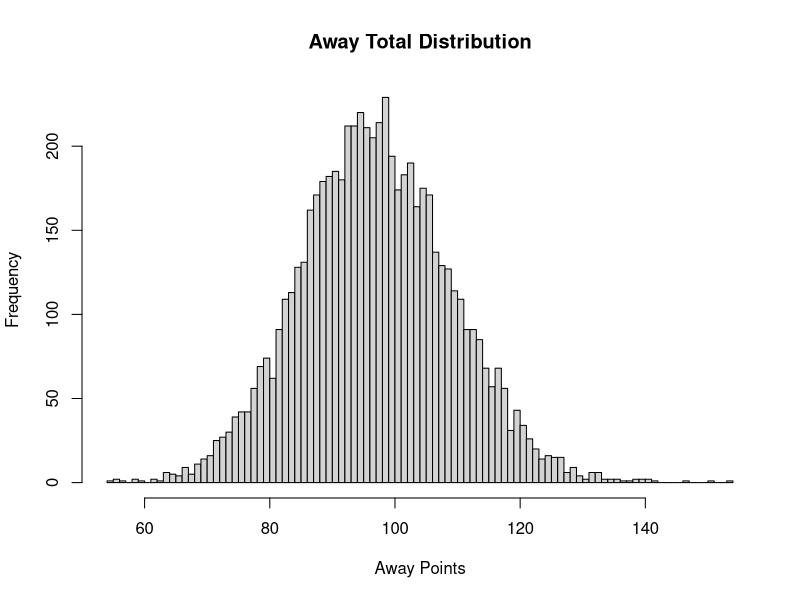
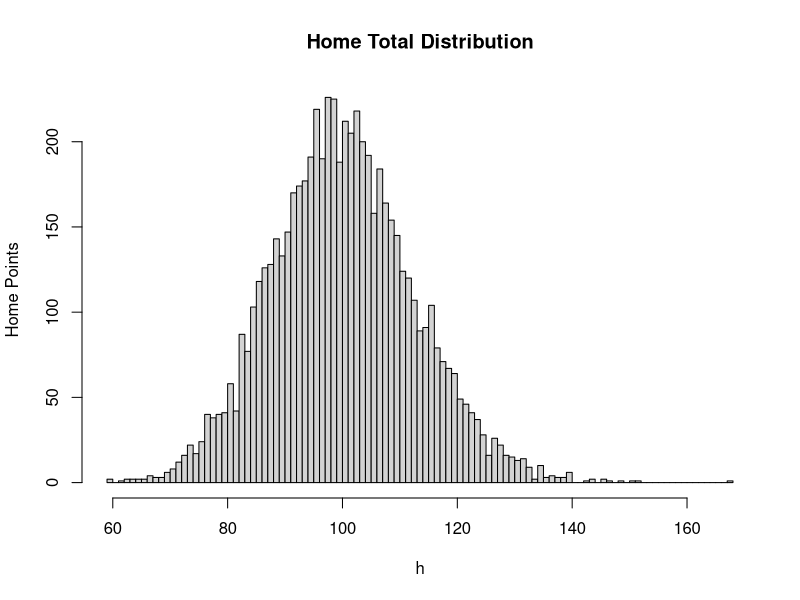
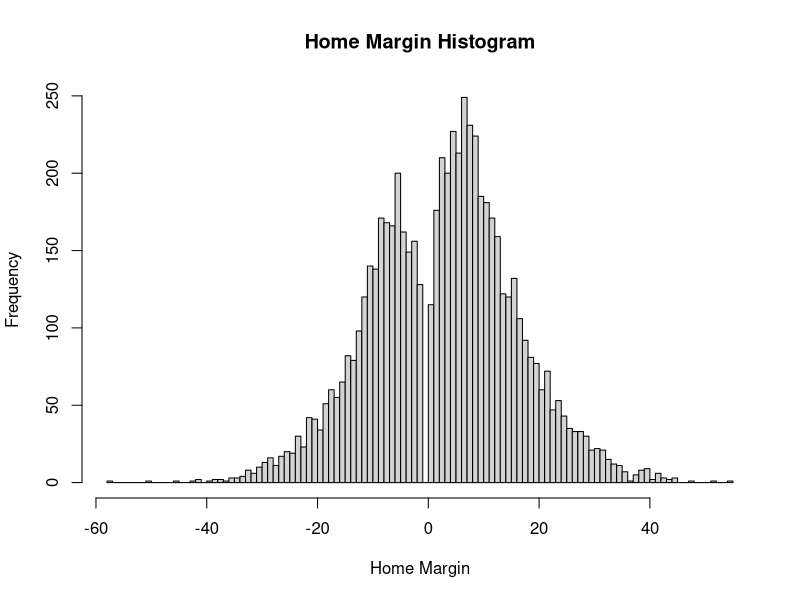
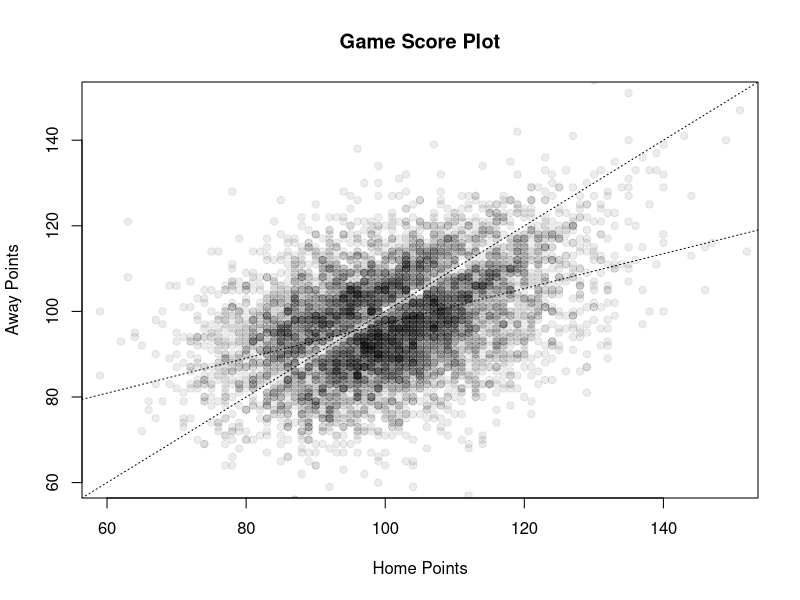

Source code (R) for these figures, in order:
## SCRIPT FOR EXPLORATORY DATA ANALYSIS
data = read.csv("NBAPointSpreadsAugmented.csv")
h = data[,"Home.Points"]
mu_h = mean(h);mu_h
sd_h = sd(h);sd_h
a = data[,"Away.Points"]
mu_a = mean(a);mu_a
sd_a = sd(a);sd_a
margin = h - a
mu_margin = mean(margin)
sd_margin = sd(margin)
cor.test(a,h)
t.test(a,h)
var.test(a,h)
var.test(h,a)

## Test of Equal Variance
F_stat = sd_a^2 / sd_h^2
df_ah = dim(data)[1] - 1
p_value = 1 - pf(F_stat, df_ah, df_ah);p_value

## Visual Representations
hist(a, breaks=100, main="Away Total Distribution", xlab="Away Points")
# Plot density using mean(a) and sd(a)
hist(h, breaks=100, main="Home Total Distribution", ylab="Home Points")
# Plot density using mean(h) and sd(h)
mu_margin = mean(margin)
sd_margin = mean(margin)
hist(margin, breaks=100, main="Home Margin Histogram", xlab="Home Margin")
# Plot a normal curve on this useing mu_margin and sd_margin
# Plot a Gaussian mixture model curve here

## Visualizing Game Scores
df = data.frame(h, a)
with(df, plot(h, a, col="#00000013", pch=19, xlim=c(60,150), ylim=c(60,150),
	main="Game Score Plot", xlab="Home Points", ylab="Away Points"))
x=c(1,2)
y=c(1,2)
abline(lm(y~x),lty=3)
abline(lm(a~h),lty=3)
# Plot the Bivariate normal density using the avg and std of h and a
cov_ah = cor(a,h)*sd(a)*sd(h)
mu_v = c(mu_h, mu_a)
cov_m = cbind(c(var(h),cov_ah),c(cov_ah, var(a)))


## PARAMETERS FOR BASELINE TESTING
season_start_index = 1
season_mid_index = 658
season_end_index = 1317
r_data = data[season_start_index:season_mid_index,]
r2_data = data[season_mid_index:season_end_index,]

## BASELINE BINARY MODELS
full_lr = glm(HomeWin~Spread..Relative.to.Away.,data=data, family=binomial(link=logit))
summary(full_lr)

r_lr = glm(HomeWin~Spread..Relative.to.Away.,data=r_data,family=binomial(link=logit))
summary(r_lr)
yhat = predict(r_lr, r2_data)
yhat[yhat < 0.5] = 0
yhat[yhat >= 0.5] = 1
accuracy = sum(yhat == r2_data[,"HomeWin"]) / length(yhat);accuracy

## BASELINE MARGIN MODELS
full_lm = lm(HomeMargin~Spread..Relative.to.Away., data=data)
summary(full_lm)

r_lm = lm(HomeMargin~Spread..Relative.to.Away., data=r_data)
summary(r_lm)
# Calculating R^2 on second half of season using model on first half of season
yhat = predict(r_lm, r2_data)
residual_sos = sum((yhat - r2_data[,"HomeMargin"])^2)
total_sos = sum((mean(r2_data[,"HomeMargin"]) - r2_data[,"HomeMargin"])^2)
second_half_r2 = 1 - residual_sos / total_sos; second_half_r2

